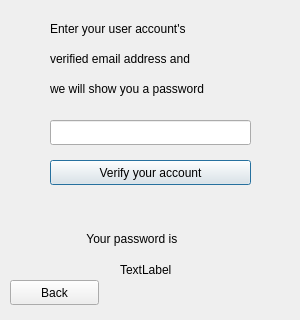
<?xml version="1.0" encoding="UTF-8"?>
<ui version="4.0">
 <class>Dialog</class>
 <widget class="QDialog" name="Dialog">
  <property name="geometry">
   <rect>
    <x>0</x>
    <y>0</y>
    <width>300</width>
    <height>320</height>
   </rect>
  </property>
  <property name="windowTitle">
   <string>Reset your password</string>
  </property>
  <widget class="QLabel" name="label">
   <property name="geometry">
    <rect>
     <x>50</x>
     <y>20</y>
     <width>191</width>
     <height>17</height>
    </rect>
   </property>
   <property name="text">
    <string>Enter your user account's</string>
   </property>
  </widget>
  <widget class="QLabel" name="label_2">
   <property name="geometry">
    <rect>
     <x>50</x>
     <y>50</y>
     <width>201</width>
     <height>17</height>
    </rect>
   </property>
   <property name="text">
    <string>verified email address and</string>
   </property>
  </widget>
  <widget class="QLabel" name="label_3">
   <property name="geometry">
    <rect>
     <x>50</x>
     <y>80</y>
     <width>221</width>
     <height>17</height>
    </rect>
   </property>
   <property name="text">
    <string>we will show you a password</string>
   </property>
  </widget>
  <widget class="QLineEdit" name="lineEdit">
   <property name="geometry">
    <rect>
     <x>50</x>
     <y>120</y>
     <width>201</width>
     <height>25</height>
    </rect>
   </property>
  </widget>
  <widget class="QPushButton" name="pushButton">
   <property name="geometry">
    <rect>
     <x>50</x>
     <y>160</y>
     <width>201</width>
     <height>25</height>
    </rect>
   </property>
   <property name="text">
    <string>Verify your account</string>
   </property>
  </widget>
  <widget class="QLabel" name="label_4">
   <property name="geometry">
    <rect>
     <x>50</x>
     <y>230</y>
     <width>191</width>
     <height>17</height>
    </rect>
   </property>
   <property name="text">
    <string>           Your password is </string>
   </property>
  </widget>
  <widget class="QLabel" name="label_5">
   <property name="geometry">
    <rect>
     <x>120</x>
     <y>260</y>
     <width>121</width>
     <height>20</height>
    </rect>
   </property>
   <property name="text">
    <string>TextLabel</string>
   </property>
  </widget>
  <widget class="QPushButton" name="pushButton_2">
   <property name="geometry">
    <rect>
     <x>10</x>
     <y>280</y>
     <width>89</width>
     <height>25</height>
    </rect>
   </property>
   <property name="text">
    <string>Back</string>
   </property>
  </widget>
 </widget>
 <resources/>
 <connections/>
</ui>
